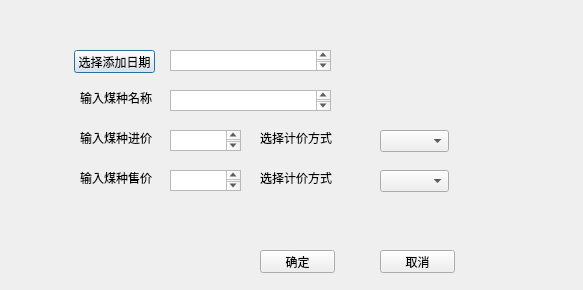
<?xml version="1.0" encoding="UTF-8"?>
<ui version="4.0">
 <class>Coal_Dialog</class>
 <widget class="QDialog" name="Coal_Dialog">
  <property name="geometry">
   <rect>
    <x>0</x>
    <y>0</y>
    <width>583</width>
    <height>290</height>
   </rect>
  </property>
  <property name="windowTitle">
   <string>Dialog</string>
  </property>
  <widget class="QLabel" name="ticket_price_label_3">
   <property name="geometry">
    <rect>
     <x>260</x>
     <y>130</y>
     <width>81</width>
     <height>16</height>
    </rect>
   </property>
   <property name="text">
    <string>选择计价方式</string>
   </property>
  </widget>
  <widget class="QTextEdit" name="coal_sell_price_content">
   <property name="geometry">
    <rect>
     <x>170</x>
     <y>170</y>
     <width>71</width>
     <height>21</height>
    </rect>
   </property>
  </widget>
  <widget class="QLabel" name="coal_name_label">
   <property name="geometry">
    <rect>
     <x>80</x>
     <y>90</y>
     <width>91</width>
     <height>16</height>
    </rect>
   </property>
   <property name="text">
    <string>输入煤种名称</string>
   </property>
  </widget>
  <widget class="QTextEdit" name="coal_name_content">
   <property name="geometry">
    <rect>
     <x>170</x>
     <y>90</y>
     <width>161</width>
     <height>21</height>
    </rect>
   </property>
  </widget>
  <widget class="QComboBox" name="sell_compute_way">
   <property name="geometry">
    <rect>
     <x>380</x>
     <y>170</y>
     <width>69</width>
     <height>22</height>
    </rect>
   </property>
  </widget>
  <widget class="QComboBox" name="purchase_compute_way">
   <property name="geometry">
    <rect>
     <x>380</x>
     <y>130</y>
     <width>69</width>
     <height>22</height>
    </rect>
   </property>
  </widget>
  <widget class="QLabel" name="ticket_price_label_4">
   <property name="geometry">
    <rect>
     <x>260</x>
     <y>170</y>
     <width>81</width>
     <height>16</height>
    </rect>
   </property>
   <property name="text">
    <string>选择计价方式</string>
   </property>
  </widget>
  <widget class="QPushButton" name="select_date_btn">
   <property name="geometry">
    <rect>
     <x>74</x>
     <y>50</y>
     <width>81</width>
     <height>23</height>
    </rect>
   </property>
   <property name="text">
    <string>选择添加日期</string>
   </property>
  </widget>
  <widget class="QTextEdit" name="coal_purchase_price_content">
   <property name="geometry">
    <rect>
     <x>170</x>
     <y>130</y>
     <width>71</width>
     <height>21</height>
    </rect>
   </property>
  </widget>
  <widget class="QLabel" name="ticket_price_label">
   <property name="geometry">
    <rect>
     <x>80</x>
     <y>130</y>
     <width>91</width>
     <height>16</height>
    </rect>
   </property>
   <property name="text">
    <string>输入煤种进价</string>
   </property>
  </widget>
  <widget class="QLabel" name="ticket_price_label_2">
   <property name="geometry">
    <rect>
     <x>80</x>
     <y>170</y>
     <width>91</width>
     <height>16</height>
    </rect>
   </property>
   <property name="text">
    <string>输入煤种售价</string>
   </property>
  </widget>
  <widget class="QPlainTextEdit" name="date_value_display">
   <property name="geometry">
    <rect>
     <x>170</x>
     <y>50</y>
     <width>161</width>
     <height>21</height>
    </rect>
   </property>
  </widget>
  <widget class="QPushButton" name="confirm">
   <property name="geometry">
    <rect>
     <x>260</x>
     <y>250</y>
     <width>75</width>
     <height>23</height>
    </rect>
   </property>
   <property name="text">
    <string>确定</string>
   </property>
  </widget>
  <widget class="QPushButton" name="cancel">
   <property name="geometry">
    <rect>
     <x>380</x>
     <y>250</y>
     <width>75</width>
     <height>23</height>
    </rect>
   </property>
   <property name="text">
    <string>取消</string>
   </property>
  </widget>
 </widget>
 <resources/>
 <connections>
  <connection>
   <sender>purchase_compute_way</sender>
   <signal>currentIndexChanged(int)</signal>
   <receiver>Coal_Dialog</receiver>
   <slot>on_purchase_compute_way_selected()</slot>
   <hints>
    <hint type="sourcelabel">
     <x>416</x>
     <y>132</y>
    </hint>
    <hint type="destinationlabel">
     <x>441</x>
     <y>85</y>
    </hint>
   </hints>
  </connection>
  <connection>
   <sender>sell_compute_way</sender>
   <signal>currentIndexChanged(int)</signal>
   <receiver>Coal_Dialog</receiver>
   <slot>on_sell_compute_way_selected()</slot>
   <hints>
    <hint type="sourcelabel">
     <x>438</x>
     <y>181</y>
    </hint>
    <hint type="destinationlabel">
     <x>470</x>
     <y>204</y>
    </hint>
   </hints>
  </connection>
  <connection>
   <sender>select_date_btn</sender>
   <signal>clicked()</signal>
   <receiver>Coal_Dialog</receiver>
   <slot>on_add_new_coal_date_selected()</slot>
   <hints>
    <hint type="sourcelabel">
     <x>125</x>
     <y>52</y>
    </hint>
    <hint type="destinationlabel">
     <x>175</x>
     <y>19</y>
    </hint>
   </hints>
  </connection>
  <connection>
   <sender>confirm</sender>
   <signal>clicked()</signal>
   <receiver>Coal_Dialog</receiver>
   <slot>on_add_new_coal_finished()</slot>
   <hints>
    <hint type="sourcelabel">
     <x>305</x>
     <y>251</y>
    </hint>
    <hint type="destinationlabel">
     <x>244</x>
     <y>234</y>
    </hint>
   </hints>
  </connection>
  <connection>
   <sender>cancel</sender>
   <signal>clicked()</signal>
   <receiver>Coal_Dialog</receiver>
   <slot>reject()</slot>
   <hints>
    <hint type="sourcelabel">
     <x>392</x>
     <y>258</y>
    </hint>
    <hint type="destinationlabel">
     <x>360</x>
     <y>220</y>
    </hint>
   </hints>
  </connection>
 </connections>
 <slots>
  <slot>on_purchase_compute_way_selected()</slot>
  <slot>on_sell_compute_way_selected()</slot>
  <slot>on_add_new_coal_date_selected()</slot>
  <slot>on_add_new_coal_finished()</slot>
 </slots>
</ui>
